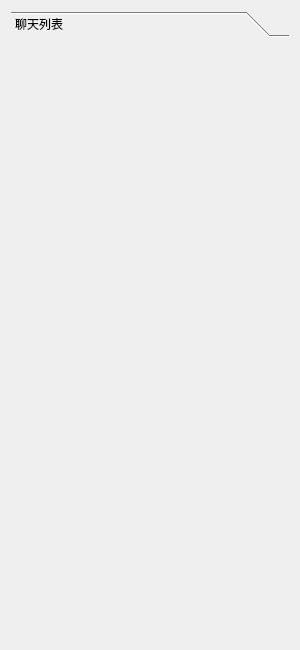
<?xml version="1.0" encoding="UTF-8"?>
<ui version="4.0">
 <class>fdform</class>
 <widget class="QWidget" name="fdform">
  <property name="geometry">
   <rect>
    <x>0</x>
    <y>0</y>
    <width>300</width>
    <height>650</height>
   </rect>
  </property>
  <property name="windowTitle">
   <string>Form</string>
  </property>
  <layout class="QHBoxLayout" name="horizontalLayout">
   <item>
    <widget class="QToolBox" name="toolBox">
     <property name="currentIndex">
      <number>0</number>
     </property>
     <widget class="QWidget" name="page">
      <property name="geometry">
       <rect>
        <x>0</x>
        <y>0</y>
        <width>278</width>
        <height>593</height>
       </rect>
      </property>
      <attribute name="label">
       <string>聊天列表</string>
      </attribute>
      <layout class="QVBoxLayout" name="verticalLayout"/>
     </widget>
    </widget>
   </item>
  </layout>
 </widget>
 <resources/>
 <connections/>
</ui>
